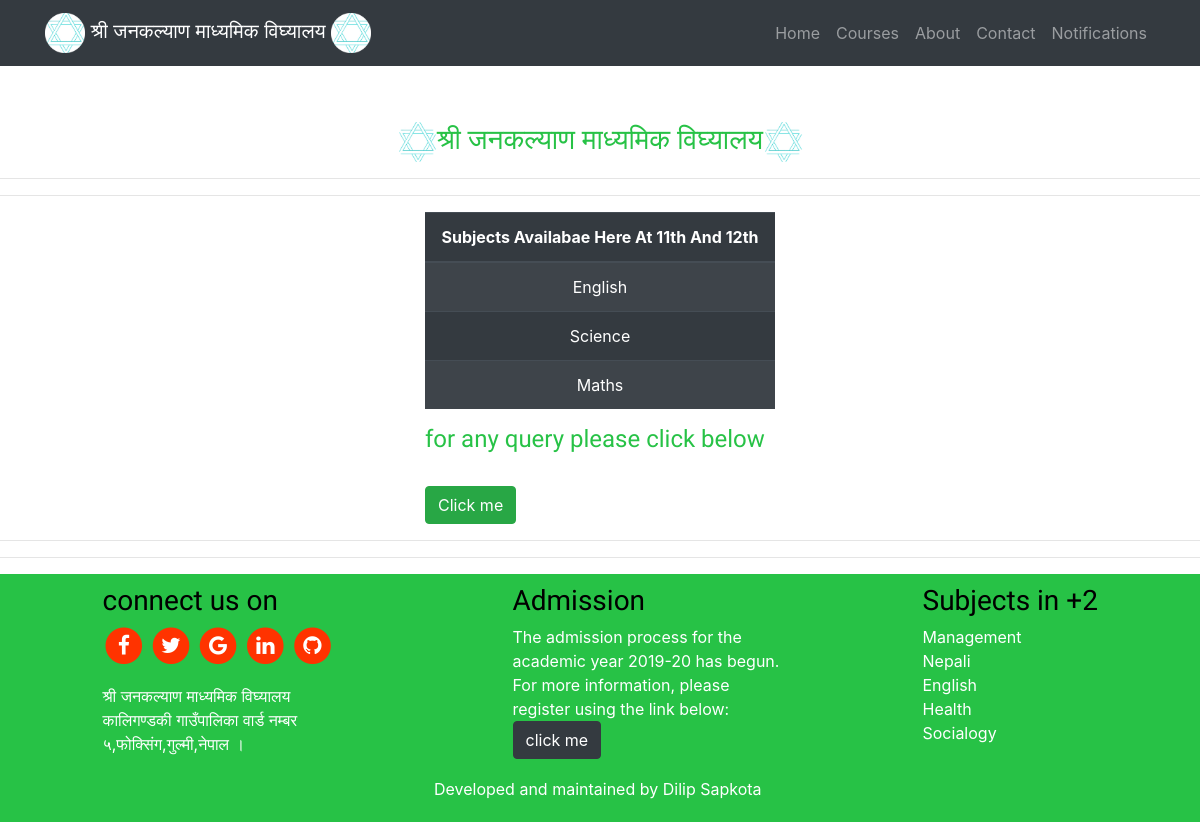
Screenshot of /course/ with the database file from the repository.
### schoolapp/models.py (models this page shows, shortened)
class Course(models.Model):
    subject = models.CharField(max_length=200)

### schoolapp/views.py (the view)
# urls.py: path('course/', views.course, name='course'),
def course(request):
    sub = Course.objects.all()
    return render(request, 'schoolapp/course.html', {'sub':sub})

### schoolapp/templates/schoolapp/course.html
{% extends "schoolapp/base.html" %}
{% load static %}
{% block content %}
<br><br><br>
<h3><center><img class="navimage" src="{% static 'images/shatkon.jpg' %}" alt="">श्री जनकल्याण माध्यमिक विघ्यालय<img class="navimage" src="{% static 'images/shatkon.jpg' %}" alt=""></center></h3>
<hr><hr>
<div class="container">
  <div class="row">
    <div class="col-md-4 offset-4">
      <table class="table table-dark table-striped">
          <thead>
              <tr>
                  <th><center>Subjects Availabae Here At 11th And 12th</center></th>
              </tr>
          </thead>
          <tbody>
              {% for s in sub %}
                  <tr>
                      <td><center>{{s.subject}}</center></td>
                  </tr>
              {% endfor %}
          </tbody>
      </table>
    <h4>for any query please click below</h4><br>
    <button type="button" class="btn btn-success">Click me</button>
  </div>
</div>
</div>
{% endblock %}

### schoolapp/static/css/schoolapp.css (style rules this page uses)
body { padding-top: 50px; }
well, h1,h2,h3,h4 { color: #27c246; font-family: 'Oranienbaum', serif; }
.navimage { height: 40px; width: auto; }

### rows the page displays
Course: subject "English"
Course: subject "Science"
Course: subject "Maths"
